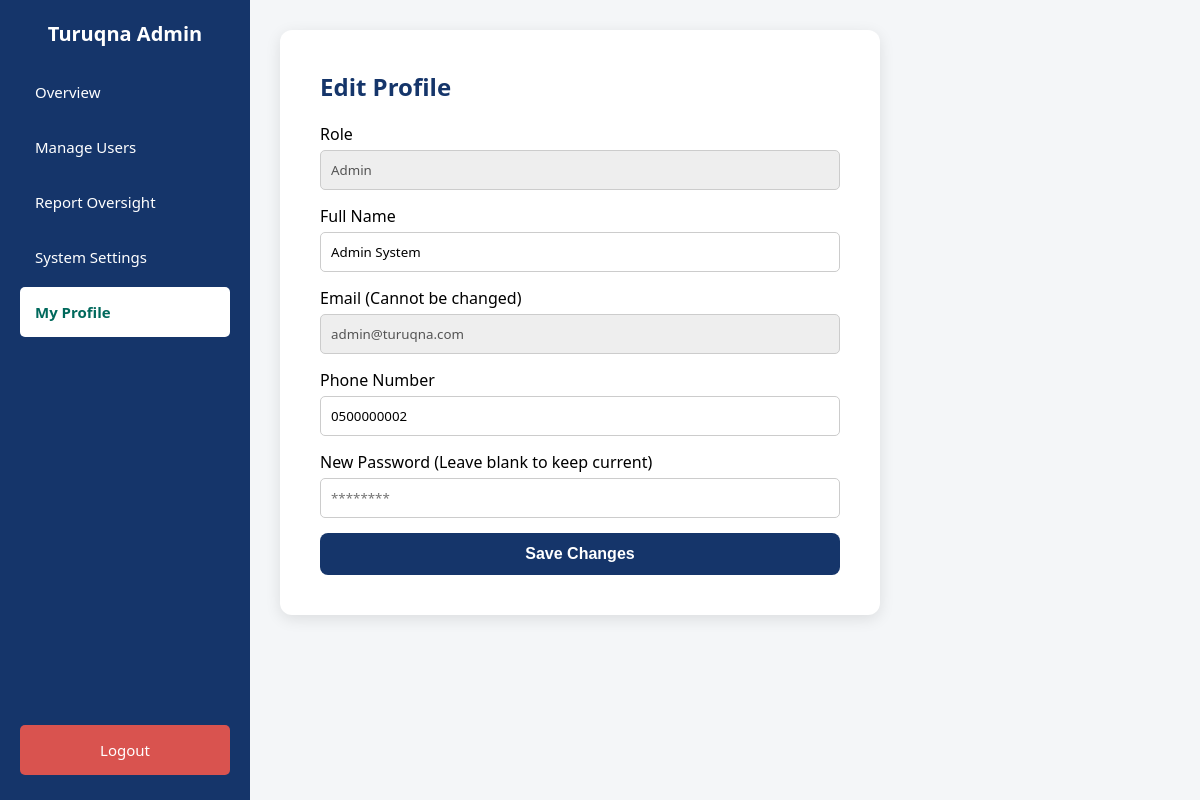
The page /profile.php (signed in) on the database its author committed.
### tables this page shows
CREATE TABLE `users` (
  `user_id` int(11) NOT NULL,
  `full_name` varchar(100) NOT NULL,
  `email` varchar(100) NOT NULL,
  `id_number` varchar(20) NOT NULL,
  `phone_number` varchar(20) NOT NULL,
  `password` varchar(255) NOT NULL,
  `role` enum('Citizen','TrafficOfficer','Admin') DEFAULT 'Citizen',
  `created_at` timestamp NOT NULL DEFAULT current_timestamp(),
  `updated_at` timestamp NOT NULL DEFAULT current_timestamp() ON UPDATE current_timestamp()
);

### profile.php (the view, shortened to what this page needs)
<?php
include 'db.php';
$user_id = $_SESSION['user_id'];
$role = $_SESSION['role'];
$user = $conn->query("SELECT * FROM users WHERE user_id=$user_id")->fetch_assoc();
$sidebar_color = ($role === 'Admin') ? '#15356A' : '#00695C';
?>
<!DOCTYPE html>
<html lang="en">
<head>
    <link rel="stylesheet" href="style.css">
</head>
<body style="display: block;">
<div class="dashboard-container">
    <div class="sidebar" style="background-color: <?php echo $sidebar_color; ?>;">
        <?php if ($role == 'Admin'): ?>
            <h2>Turuqna Admin</h2>
            <a href="dashboard_admin.php">Overview</a>
            <a href="manage_users.php">Manage Users</a>
			 <a href="admin_reports.php">Report Oversight</a>
             <a href="admin_settings.php">System Settings</a>
            <a href="profile.php" class="active">My Profile</a>
        <?php endif; ?>
        <a href="logout.php" class="logout-btn">Logout</a>
    </div>
    <div class="main-content">
        <div class="profile-card">
            <h2 style="color: <?php echo $sidebar_color; ?>;">Edit Profile</h2>
            <form method="POST">
                <label>Role</label>
                <input type="text" value="<?php echo $user['role']; ?>" disabled>
                <label>Full Name</label>
                <input type="text" name="full_name" value="<?php echo $user['full_name']; ?>" required>
                <label>Email (Cannot be changed)</label>
                <input type="email" value="<?php echo $user['email']; ?>" disabled>
                <label>Phone Number</label>
                <input type="text" name="phone" value="<?php echo $user['phone_number']; ?>" required>
                <label>New Password (Leave blank to keep current)</label>
                <input type="password" name="password" placeholder="********">
                <button type="submit" name="update_profile" class="btn-primary" style="background-color: <?php echo $sidebar_color; ?>;">Save Changes</button>
            </form>
        </div>
    </div>
</div>
</body>
</html>

### style.css (style rules this page uses)
html, body { height: 100%; margin: 0; padding: 0; font-family: 'Tajawal', 'Segoe UI', sans-serif; background-color: #f4f6f8; overflow-x: hidden; }
* { box-sizing: border-box; }
h1, h2, h3, h4, h5, h6 { margin-top: 0; color: #15356A; }
a { text-decoration: none; transition: 0.2s; }
.dashboard-container { display: flex; height: 100vh; width: 100%; }
.sidebar { width: 250px; background-color: #00695C; color: white; display: flex; flex-direction: column; padding: 20px; flex-shrink: 0; z-index: 1000; position: relative; }
.sidebar h2 { color: white; text-align: center; margin-bottom: 20px; font-size: 20px; }
.sidebar a { color: white; padding: 15px; margin-bottom: 5px; border-radius: 5px; font-size: 15px; display: block; }
.sidebar a.active { background-color: white; color: #00695C; font-weight: bold; }
.logout-btn { margin-top: auto; background-color: #d9534f !important; text-align: center; }
.main-content { flex: 1; padding: 30px; background-color: #f4f6f8; overflow-y: auto; display: block; }
input, select, textarea { width: 100%; padding: 10px; margin: 5px 0 15px; border: 1px solid #ccc; border-radius: 5px; font-family: inherit; }
.btn-primary { width: 100%; padding: 12px; background-color: #00695C; color: white; border: none; border-radius: 8px; font-size: 16px; font-weight: bold; cursor: pointer; }

### profile.php (style rules this page uses)
.profile-card { background: white; width: 100%; max-width: 600px; padding: 40px; border-radius: 12px; box-shadow: 0 4px 15px rgba(0,0,0,0.1); }
input[disabled] { background-color: #eee; cursor: not-allowed; }

### rows shown on the page
users: role "Admin", full_name "Admin System", email "admin@turuqna.com", phone "0500000002"
